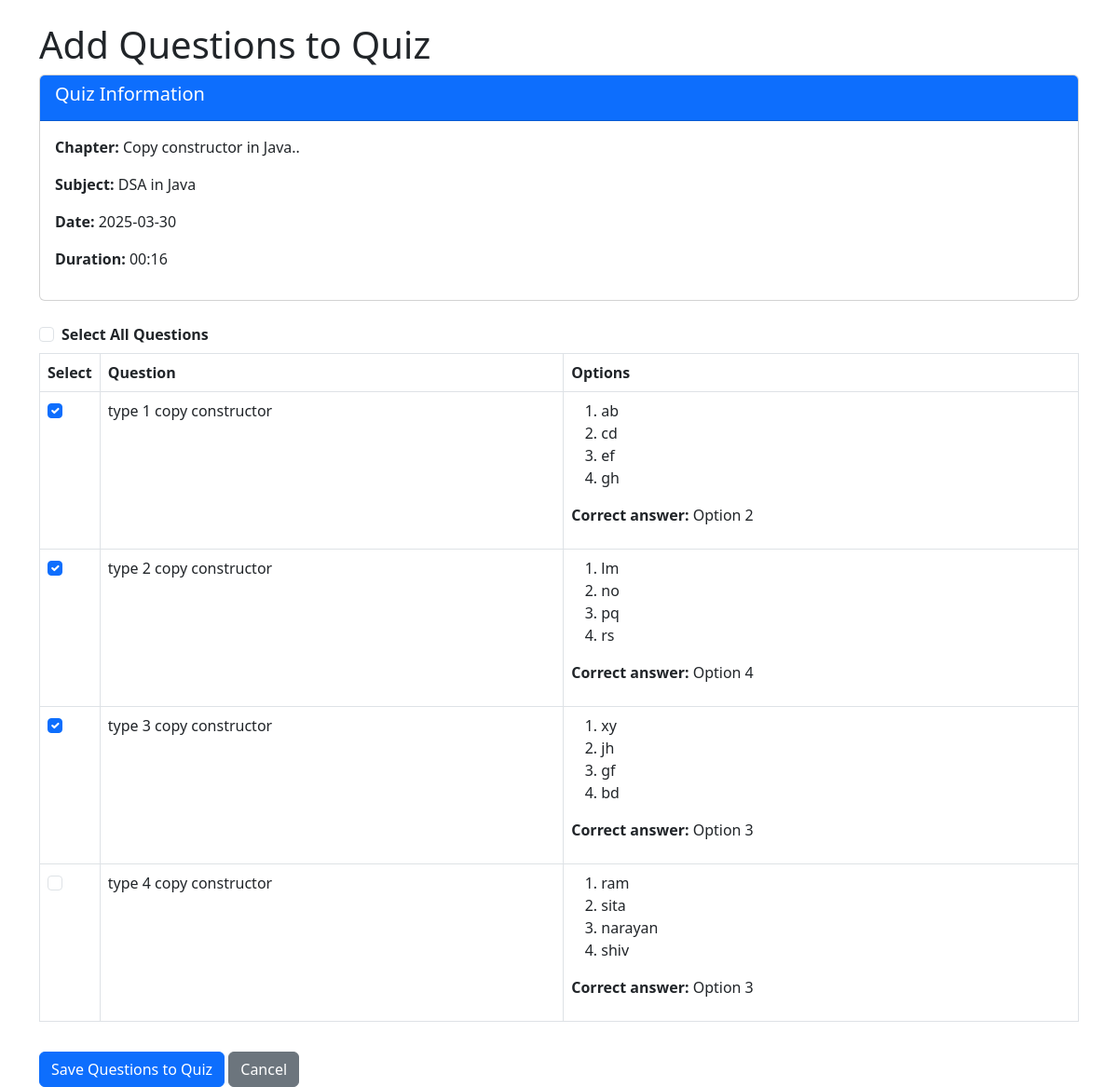
The page /add_quiz_questions/1 (signed in) on the database its author committed.
### models.py (models this page shows)
class Chapter(db.Model):
    __tablename__ = 'chapters'
    id = db.Column(db.Integer, primary_key=True)
    name = db.Column(db.String(100), nullable=False)
    subject_id = db.Column(db.Integer, db.ForeignKey('subjects.id'), nullable=False)
    questions = db.relationship('Question', backref='chapter', lazy=True, cascade='all, delete-orphan')
    quizzes = db.relationship('Quiz', backref='chapter', lazy=True, cascade='all, delete-orphan')

class Subject(db.Model):
    __tablename__ = 'subjects'
    id = db.Column(db.Integer, primary_key=True)
    name = db.Column(db.String(100), nullable=False)
    desc = db.Column(db.String(200), nullable=False)
    chapters = db.relationship('Chapter', backref='subject', lazy=True, cascade='all, delete-orphan')

class Quiz(db.Model):
    __tablename__ = 'quizzes'
    id = db.Column(db.Integer, primary_key=True)
    chapter_id = db.Column(db.Integer, db.ForeignKey('chapters.id'), nullable=False)
    date_of_quiz = db.Column(db.DateTime, default=datetime.utcnow)
    time_duration = db.Column(db.String(10))
    questions = db.relationship('QuizQuestion', backref='quiz', lazy=True,cascade='all, delete-orphan')
    attempts = db.relationship('QuizAttempt', backref='quiz', lazy=True, cascade='all, delete-orphan')

class Question(db.Model):
    __tablename__ = 'questions'
    id = db.Column(db.Integer, primary_key=True)
    question_text = db.Column(db.String(500), nullable=False)
    option1 = db.Column(db.String(200), nullable=False)
    option2 = db.Column(db.String(200), nullable=False)
    option3 = db.Column(db.String(200), nullable=False)
    option4 = db.Column(db.String(200), nullable=False)
    correct_option = db.Column(db.String(200), nullable=False)
    chapter_id = db.Column(db.Integer, db.ForeignKey('chapters.id', ondelete='CASCADE'), nullable=False)
    quiz_assignments = db.relationship('QuizQuestion', backref='question', lazy=True, cascade='all, delete-orphan')

### controllers/default_controllers.py (the view, shortened to what this page needs)
@app.route('/add_quiz_questions/<int:quiz_id>', methods=['GET', 'POST'])
def add_quiz_questions(quiz_id):
    if 'admin_name' not in session:
        flash('You need to log in as admin first.', 'warning')
        return redirect(url_for('home'))
    quiz = Quiz.query.get_or_404(quiz_id)
    chapter = Chapter.query.get_or_404(quiz.chapter_id)
    chapter_questions = Question.query.filter_by(chapter_id=chapter.id).all()
    current_assignments = QuizQuestion.query.filter_by(quiz_id=quiz_id).all()
    current_question_ids = [assign.question_id for assign in current_assignments]
    return render_template('add_quiz_questions.html',
                          quiz=quiz,
                          chapter=chapter,
                          questions=chapter_questions,
                          current_question_ids=current_question_ids)

### templates/add_quiz_questions.html (shortened to what this page needs)
<!DOCTYPE html>
<html lang="en">
<head>
    <link href="https://cdn.jsdelivr.net/npm/bootstrap@5.3.0-alpha1/dist/css/bootstrap.min.css" rel="stylesheet">
    <link href="https://cdnjs.cloudflare.com/ajax/libs/font-awesome/6.0.0/css/all.min.css" rel="stylesheet">
</head>
<body>
    <div class="container mt-4">
        <h1>Add Questions to Quiz</h1>
        <div class="card mb-4">
            <div class="card-header bg-primary text-white">
                <h5>Quiz Information</h5>
            </div>
            <div class="card-body">
                <p><strong>Chapter:</strong> {{ chapter.name }}</p>
                <p><strong>Subject:</strong> {{ chapter.subject.name }}</p>
                <p><strong>Date:</strong> {{ quiz.date_of_quiz.strftime('%Y-%m-%d') }}</p>
                <p><strong>Duration:</strong> {{ quiz.time_duration }}</p>
            </div>
        </div>
        {% if questions %}
            <form method="POST">
                <div class="mb-3">
                    <div class="form-check mb-2">
                        <input class="form-check-input" type="checkbox" id="select-all">
                        <label class="form-check-label" for="select-all">
                            <strong>Select All Questions</strong>
                        </label>
                    </div>
                    <div class="table-responsive">
                        <table class="table table-bordered">
                            <thead>
                                <tr>
                                    <th style="width: 5%;">Select</th>
                                    <th style="width: 45%;">Question</th>
                                    <th style="width: 50%;">Options</th>
                                </tr>
                            </thead>
                            <tbody>
                                {% for question in questions %}
                                    <tr>
                                        <td>
                                            <input class="form-check-input question-checkbox" type="checkbox" name="question_ids" value="{{ question.id }}"
                                                {% if question.id in current_question_ids %}checked{% endif %}>
                                        </td>
                                        <td>{{ question.question_text }}</td>
                                        <td>
                                            <ol>
                                                <li>{{ question.option1 }}</li>
                                                <li>{{ question.option2 }}</li>
                                                <li>{{ question.option3 }}</li>
                                                <li>{{ question.option4 }}</li>
                                            </ol>
                                            <p><strong>Correct answer:</strong> Option {{ question.correct_option }}</p>
                                        </td>
                                    </tr>
                                {% endfor %}
                            </tbody>
                        </table>
                    </div>
                </div>
                <button type="submit" class="btn btn-primary">Save Questions to Quiz</button>
                <a href="{{ url_for('view_quiz', quiz_id=quiz.id) }}" class="btn btn-secondary">Cancel</a>
            </form>
        {% endif %}
    </div>
</body>
</html>

### rows shown on the page
Chapter: name "Copy constructor in Java.."
Subject: subject.name "DSA in Java"
Quiz: date_of_quiz "2025-03-30", time_duration "00:16"
Question: question_ids "☑", question_text "type 1 copy constructor", option1 "ab", option2 "cd", option3 "ef", option4 "gh", correct_option "2"
Question: question_ids "☑", question_text "type 2 copy constructor", option1 "lm", option2 "no", option3 "pq", option4 "rs", correct_option "4"
Question: question_ids "☑", question_text "type 3 copy constructor", option1 "xy", option2 "jh", option3 "gf", option4 "bd", correct_option "3"
Question: question_text "type 4 copy constructor", option1 "ram", option2 "sita", option3 "narayan", option4 "shiv", correct_option "3"
